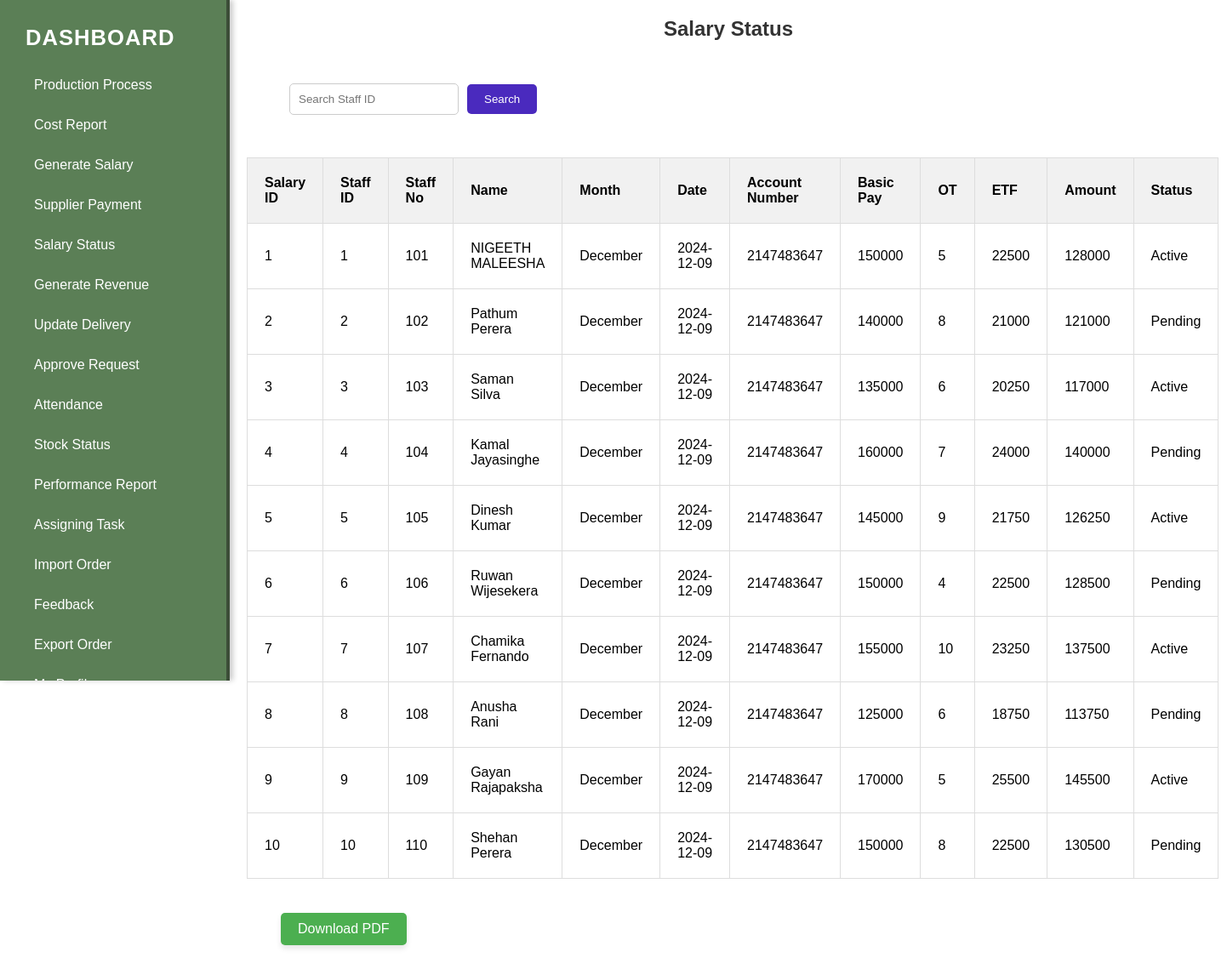
The page /salarystatus.php on the database its author committed.
### tables this page shows
CREATE TABLE `salary` (
  `SalaryID` int(11) NOT NULL,
  `StaffID` int(11) NOT NULL,
  `StaffNo` int(11) NOT NULL,
  `Name` varchar(30) NOT NULL,
  `Month` varchar(10) NOT NULL,
  `Date` date NOT NULL,
  `AccountNumber` int(20) NOT NULL,
  `BasicPay` int(10) NOT NULL,
  `OT` int(10) NOT NULL,
  `ETF` int(10) NOT NULL,
  `Amount` int(15) NOT NULL,
  `Status` varchar(10) NOT NULL
);

### salarystatus.php (the view, shortened to what this page needs)
<!DOCTYPE html>
<html>
<head>
<link rel="stylesheet" href="salarystatus1.css">
</head>
<body>
    <aside class="sidebar">
        <div class="logo">Dashboard</div>
        <ul class="menu">
        <li><a href="pprocess.php">Production Process</a></li>
            <li><a href="viewcostreport1.html">Cost Report</a></li>
            <li><a href="gensalary.php">Generate Salary</a></li>
            <li><a href="facviewpay.php">Supplier Payment</a></li>
            <li><a href="salarystatus.php">Salary Status</a></li>
            <li><a href="grevenue.php">Generate Revenue</a></li>
            <li><a href="updatedelivery.php">Update Delivery</a></li>
            <li><a href="facmaapprove.php">Approve Request</a></li>
            <li><a href="attendance.php">Attendance</a></li>
            <li><a href="stockstatus.html">Stock Status</a></li>
            <li><a href="performancereport.html">Performance Report</a></li>
            <li><a href="assign-task.html">Assigning Task</a></li>
            <li><a href="faimportorder.php">Import Order</a></li>
            <li><a href="viewfeedback.php">Feedback</a></li>
            <li><a href="facexportorder.html">Export Order</a></li>
            <li><a href="profile.html">My Profile</a></li>
        </ul>
    </aside>
    <main>
        <h1 class="head">Salary Status</h1>
        <form name="order" method="get" onsubmit="return validateForm(event)">
            <div>
                <input class="" type="text" name="search" placeholder="Search Staff ID">
                <input type="submit" value="Search">
            </div>
        </form>
        <table>
            <thead>
                <tr>
                    <th>Salary ID</th>
                    <th>Staff ID</th>
                    <th>Staff No</th>
                    <th>Name</th>
                    <th>Month</th>
                    <th>Date</th>
                    <th>Account Number</th>
                    <th>Basic Pay</th>
                    <th>OT</th>
                    <th>ETF</th>
                    <th>Amount</th>
                    <th>Status</th>
                </tr>
            </thead>
            <tbody>
                <?php
                include('conf.php');
                $sql = "SELECT * FROM salary";
                $result = $conn->query($sql);
                if ($result->num_rows > 0) {
                    while ($row = $result->fetch_assoc()) {
                        echo "<tr>";
                        echo "<td>" . htmlspecialchars($row["SalaryID"]) . "</td>";
                        echo "<td>" . htmlspecialchars($row["StaffID"]) . "</td>";
                        echo "<td>" . htmlspecialchars($row["StaffNo"]) . "</td>";
                        echo "<td>" . htmlspecialchars($row["Name"]) . "</td>";
                        echo "<td>" . htmlspecialchars($row["Month"]) . "</td>";
                        echo "<td>" . htmlspecialchars($row["Date"]) . "</td>";
                        echo "<td>" . htmlspecialchars($row["AccountNumber"]) . "</td>";
                        echo "<td>" . htmlspecialchars($row["BasicPay"]) . "</td>";
                        echo "<td>" . htmlspecialchars($row["OT"]) . "</td>";
                        echo "<td>" . htmlspecialchars($row["ETF"]) . "</td>";
                        echo "<td>" . htmlspecialchars($row["Amount"]) . "</td>";
                        echo "<td>" . htmlspecialchars($row["Status"]) . "</td>";
                        echo "</tr>";
                    }
                } else {
                    echo "<tr><td colspan='12'>No records found.</td></tr>";
                }
                ?>
            </tbody>
        </table>
        <form action="salstatus.php" method="POST">
            <button type="submit" name="download_pdf">Download PDF</button>
        </form>
    </main>
</body>
</html>

### salarystatus1.css (style rules this page uses)
form { padding: 20px; margin: 20px; }
h1.head { text-align: center; font-size: 1.5em; font-family: Arial, Helvetica, sans-serif; color: #333; }
table { width: 100%; border-collapse: collapse; }
table thead { background-color: #f1f1f1; }
table th, table td { padding: 20px; text-align: left; border: 1px solid #ddd; }
div { display: flex; align-items: center; margin: 10px; }
input[type="text"] { padding: 10px; border: 1px solid #ccc; border-radius: 5px; margin-right: 10px; }
input[type="submit"] { padding: 10px 20px; background-color: #4a2abe; color: white; border: none; border-radius: 5px; cursor: pointer; transition: background-color 0.3s; }
* { margin: 0; padding: 0; box-sizing: border-box; font-family: 'Arial', sans-serif; }
.sidebar { position: fixed; left: 0; top: 0; width: 270px; height: 100vh; background-color: #5b7f56; color: white; overflow-y: auto; padding: 20px; box-shadow: 4px 0 6px rgba(0, 0, 0, 0.2); border-right: 4px solid #3c4d38; transition: all 0.3s ease; }
.sidebar .logo { font-size: 1.6rem; margin-bottom: 20px; font-weight: bold; text-transform: uppercase; color: #fff; letter-spacing: 1px; }
.sidebar ul { list-style: none; }
.sidebar ul li a { color: white; text-decoration: none; display: block; padding: 12px 20px; border-radius: 5px; transition: background-color 0.3s, padding 0.3s; margin: 5px 0; }
main { margin-left: 270px; padding: 20px; }
button { background-color: #4CAF50; color: white; padding: 10px 20px; font-size: 16px; border: none; border-radius: 5px; cursor: pointer; box-shadow: 0 4px 6px rgba(0, 0, 0, 0.1); transition: background-color 0.3s ease, transform 0.2s ease; }

### rows shown on the page
salary: SalaryID "1", StaffID "1", StaffNo "101", Name "NIGEETH MALEESHA", Month "December", Date "2024-12-09", AccountNumber "2147483647", BasicPay "150000", OT "5", ETF "22500", Amount "128000", Status "Active"
salary: SalaryID "2", StaffID "2", StaffNo "102", Name "Pathum Perera", Month "December", Date "2024-12-09", AccountNumber "2147483647", BasicPay "140000", OT "8", ETF "21000", Amount "121000", Status "Pending"
salary: SalaryID "3", StaffID "3", StaffNo "103", Name "Saman Silva", Month "December", Date "2024-12-09", AccountNumber "2147483647", BasicPay "135000", OT "6", ETF "20250", Amount "117000", Status "Active"
salary: SalaryID "4", StaffID "4", StaffNo "104", Name "Kamal Jayasinghe", Month "December", Date "2024-12-09", AccountNumber "2147483647", BasicPay "160000", OT "7", ETF "24000", Amount "140000", Status "Pending"
salary: SalaryID "5", StaffID "5", StaffNo "105", Name "Dinesh Kumar", Month "December", Date "2024-12-09", AccountNumber "2147483647", BasicPay "145000", OT "9", ETF "21750", Amount "126250", Status "Active"
salary: SalaryID "6", StaffID "6", StaffNo "106", Name "Ruwan Wijesekera", Month "December", Date "2024-12-09", AccountNumber "2147483647", BasicPay "150000", OT "4", ETF "22500", Amount "128500", Status "Pending"
salary: SalaryID "7", StaffID "7", StaffNo "107", Name "Chamika Fernando", Month "December", Date "2024-12-09", AccountNumber "2147483647", BasicPay "155000", OT "10", ETF "23250", Amount "137500", Status "Active"
salary: SalaryID "8", StaffID "8", StaffNo "108", Name "Anusha Rani", Month "December", Date "2024-12-09", AccountNumber "2147483647", BasicPay "125000", OT "6", ETF "18750", Amount "113750", Status "Pending"
salary: SalaryID "9", StaffID "9", StaffNo "109", Name "Gayan Rajapaksha", Month "December", Date "2024-12-09", AccountNumber "2147483647", BasicPay "170000", OT "5", ETF "25500", Amount "145500", Status "Active"
salary: SalaryID "10", StaffID "10", StaffNo "110", Name "Shehan Perera", Month "December", Date "2024-12-09", AccountNumber "2147483647", BasicPay "150000", OT "8", ETF "22500", Amount "130500", Status "Pending"
